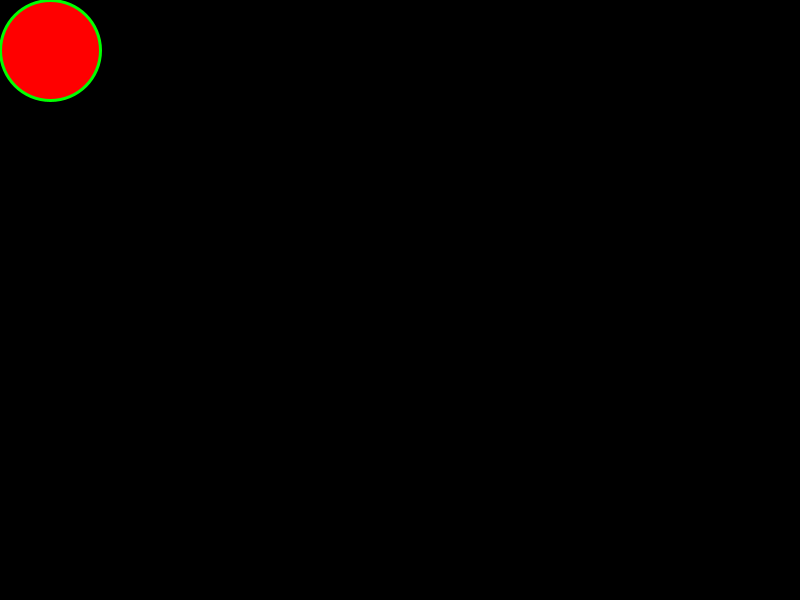
Frame 1 (no input)
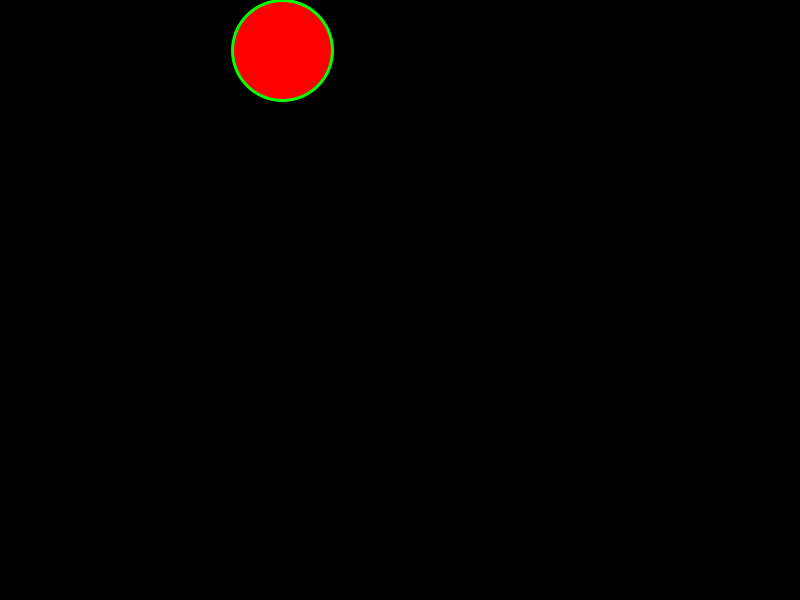
Frame 60 (the mouse pressed at the canvas centre just before this capture)
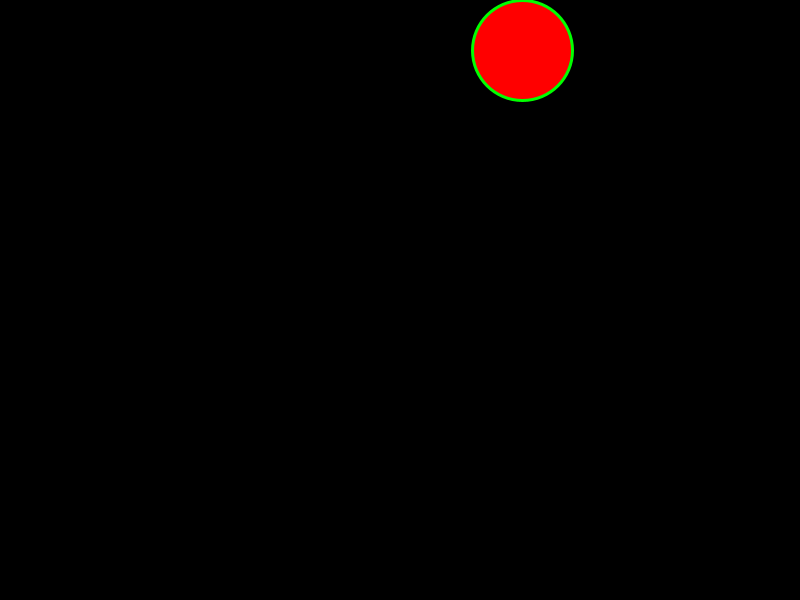
Frame 120 (the mouse held since frame 60 and released just before this capture)

The Processing sketch that drew these frames (run headless with seeded random() and noise(); from frame 60 on, the mouse is pressed at the canvas centre):

// Processing sketch: hw1
// ── hw1.pde
//Jingxuan Ai 2018/1/26
void setup() { 
  size(800, 600);
}

float x = 50f, y = 50f;
float vx=0f;
float vy=0f;

void draw() {
  background(0);
  fill(255, 0, 0);
  stroke(0, 255, 0);
  strokeWeight(3);

  ellipse(x, y, 100, 100);
  x = x + vx;
  y = y + vy;
  if (x<width-50 && y==50) {
    vx=4f;
    vy=0;
  }
  if (x==width-50 && y<height-50) {
    vx=0;
    vy=4f;
  }
  if (x>50 && y==height-50) {
    vx=-4f;
    vy=0;
  }
  if (x==50 && y>50) {
    vx=0;
    vy=-4f;
  }
}
